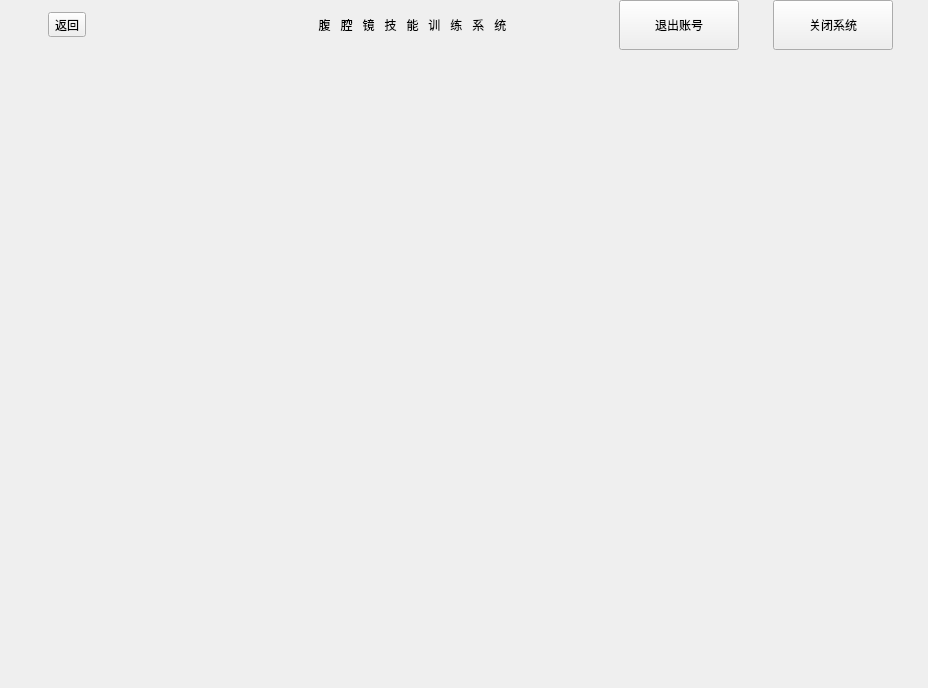
<?xml version="1.0" encoding="UTF-8"?>
<ui version="4.0">
 <class>MainWindow</class>
 <widget class="QWidget" name="MainWindow">
  <property name="geometry">
   <rect>
    <x>0</x>
    <y>0</y>
    <width>928</width>
    <height>688</height>
   </rect>
  </property>
  <property name="windowTitle">
   <string>SimLaparo</string>
  </property>
  <layout class="QVBoxLayout" name="verticalLayout">
   <property name="spacing">
    <number>0</number>
   </property>
   <property name="leftMargin">
    <number>0</number>
   </property>
   <property name="topMargin">
    <number>0</number>
   </property>
   <property name="rightMargin">
    <number>0</number>
   </property>
   <property name="bottomMargin">
    <number>0</number>
   </property>
   <item>
    <widget class="QFrame" name="mainFrame">
     <property name="enabled">
      <bool>true</bool>
     </property>
     <property name="sizePolicy">
      <sizepolicy hsizetype="Expanding" vsizetype="Expanding">
       <horstretch>0</horstretch>
       <verstretch>0</verstretch>
      </sizepolicy>
     </property>
     <property name="frameShape">
      <enum>QFrame::NoFrame</enum>
     </property>
     <property name="frameShadow">
      <enum>QFrame::Raised</enum>
     </property>
     <layout class="QVBoxLayout" name="verticalLayout_3">
      <property name="spacing">
       <number>0</number>
      </property>
      <property name="leftMargin">
       <number>0</number>
      </property>
      <property name="topMargin">
       <number>0</number>
      </property>
      <property name="rightMargin">
       <number>0</number>
      </property>
      <property name="bottomMargin">
       <number>0</number>
      </property>
      <item>
       <layout class="QVBoxLayout" name="verticalLayout_2" stretch="0,0,0,0">
        <property name="spacing">
         <number>0</number>
        </property>
        <item>
         <layout class="QHBoxLayout" name="horizontalLayout_3">
          <property name="spacing">
           <number>0</number>
          </property>
          <property name="topMargin">
           <number>0</number>
          </property>
          <item>
           <widget class="QFrame" name="titleBar">
            <property name="frameShape">
             <enum>QFrame::NoFrame</enum>
            </property>
            <property name="frameShadow">
             <enum>QFrame::Raised</enum>
            </property>
            <layout class="QHBoxLayout" name="horizontalLayout_2">
             <property name="spacing">
              <number>0</number>
             </property>
             <property name="leftMargin">
              <number>0</number>
             </property>
             <property name="topMargin">
              <number>0</number>
             </property>
             <property name="rightMargin">
              <number>0</number>
             </property>
             <property name="bottomMargin">
              <number>0</number>
             </property>
             <item>
              <layout class="QHBoxLayout" name="horizontalLayout">
               <item>
                <spacer name="horizontalSpacer_12">
                 <property name="orientation">
                  <enum>Qt::Horizontal</enum>
                 </property>
                 <property name="sizeType">
                  <enum>QSizePolicy::Fixed</enum>
                 </property>
                 <property name="sizeHint" stdset="0">
                  <size>
                   <width>48</width>
                   <height>20</height>
                  </size>
                 </property>
                </spacer>
               </item>
               <item>
                <widget class="QToolButton" name="backBtn">
                 <property name="text">
                  <string>返回</string>
                 </property>
                </widget>
               </item>
               <item>
                <spacer name="horizontalSpacer">
                 <property name="orientation">
                  <enum>Qt::Horizontal</enum>
                 </property>
                 <property name="sizeType">
                  <enum>QSizePolicy::Fixed</enum>
                 </property>
                 <property name="sizeHint" stdset="0">
                  <size>
                   <width>120</width>
                   <height>20</height>
                  </size>
                 </property>
                </spacer>
               </item>
               <item>
                <widget class="QLabel" name="lb_maintitle">
                 <property name="text">
                  <string>腹   腔   镜   技   能   训   练   系   统</string>
                 </property>
                 <property name="alignment">
                  <set>Qt::AlignCenter</set>
                 </property>
                </widget>
               </item>
               <item>
                <widget class="QToolButton" name="exitBtn">
                 <property name="minimumSize">
                  <size>
                   <width>120</width>
                   <height>50</height>
                  </size>
                 </property>
                 <property name="maximumSize">
                  <size>
                   <width>120</width>
                   <height>50</height>
                  </size>
                 </property>
                 <property name="text">
                  <string>退出账号</string>
                 </property>
                </widget>
               </item>
               <item>
                <spacer name="horizontalSpacer_13">
                 <property name="orientation">
                  <enum>Qt::Horizontal</enum>
                 </property>
                 <property name="sizeType">
                  <enum>QSizePolicy::Fixed</enum>
                 </property>
                 <property name="sizeHint" stdset="0">
                  <size>
                   <width>34</width>
                   <height>20</height>
                  </size>
                 </property>
                </spacer>
               </item>
               <item>
                <widget class="QToolButton" name="shutdownBtn">
                 <property name="minimumSize">
                  <size>
                   <width>120</width>
                   <height>50</height>
                  </size>
                 </property>
                 <property name="maximumSize">
                  <size>
                   <width>120</width>
                   <height>50</height>
                  </size>
                 </property>
                 <property name="text">
                  <string>关闭系统</string>
                 </property>
                </widget>
               </item>
               <item>
                <spacer name="horizontalSpacer_14">
                 <property name="orientation">
                  <enum>Qt::Horizontal</enum>
                 </property>
                 <property name="sizeType">
                  <enum>QSizePolicy::Fixed</enum>
                 </property>
                 <property name="sizeHint" stdset="0">
                  <size>
                   <width>35</width>
                   <height>20</height>
                  </size>
                 </property>
                </spacer>
               </item>
              </layout>
             </item>
            </layout>
           </widget>
          </item>
         </layout>
        </item>
        <item>
         <spacer name="verticalSpacer2">
          <property name="orientation">
           <enum>Qt::Vertical</enum>
          </property>
          <property name="sizeHint" stdset="0">
           <size>
            <width>20</width>
            <height>40</height>
           </size>
          </property>
         </spacer>
        </item>
        <item>
         <layout class="QHBoxLayout" name="horizontalLayout_6">
          <property name="spacing">
           <number>0</number>
          </property>
          <item>
           <spacer name="horizontalSpacer_3">
            <property name="orientation">
             <enum>Qt::Horizontal</enum>
            </property>
            <property name="sizeHint" stdset="0">
             <size>
              <width>40</width>
              <height>20</height>
             </size>
            </property>
           </spacer>
          </item>
          <item>
           <widget class="QStackedWidget" name="stackedWidget">
            <widget class="QWidget" name="page"/>
            <widget class="QWidget" name="page_2"/>
           </widget>
          </item>
          <item>
           <spacer name="horizontalSpacer_2">
            <property name="orientation">
             <enum>Qt::Horizontal</enum>
            </property>
            <property name="sizeHint" stdset="0">
             <size>
              <width>40</width>
              <height>20</height>
             </size>
            </property>
           </spacer>
          </item>
         </layout>
        </item>
        <item>
         <spacer name="verticalSpacer1">
          <property name="orientation">
           <enum>Qt::Vertical</enum>
          </property>
          <property name="sizeHint" stdset="0">
           <size>
            <width>20</width>
            <height>40</height>
           </size>
          </property>
         </spacer>
        </item>
       </layout>
      </item>
     </layout>
    </widget>
   </item>
  </layout>
 </widget>
 <resources/>
 <connections/>
</ui>
